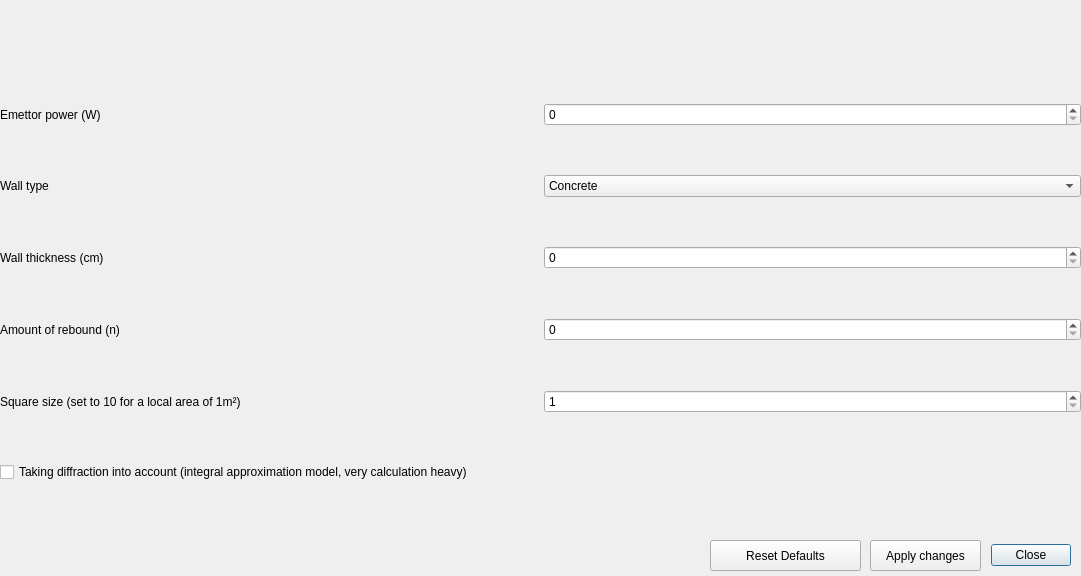
<?xml version="1.0" encoding="UTF-8"?>
<ui version="4.0">
 <class>settings</class>
 <widget class="QDialog" name="settings">
  <property name="geometry">
   <rect>
    <x>0</x>
    <y>0</y>
    <width>1081</width>
    <height>576</height>
   </rect>
  </property>
  <property name="windowTitle">
   <string>Dialog</string>
  </property>
  <widget class="QDialogButtonBox" name="okBox">
   <property name="geometry">
    <rect>
     <x>990</x>
     <y>540</y>
     <width>81</width>
     <height>31</height>
    </rect>
   </property>
   <property name="orientation">
    <enum>Qt::Horizontal</enum>
   </property>
   <property name="standardButtons">
    <set>QDialogButtonBox::Close</set>
   </property>
  </widget>
  <widget class="QWidget" name="gridLayoutWidget">
   <property name="geometry">
    <rect>
     <x>0</x>
     <y>60</y>
     <width>1081</width>
     <height>471</height>
    </rect>
   </property>
   <layout class="QGridLayout" name="gridLayout">
    <item row="1" column="1">
     <widget class="QLabel" name="label_6">
      <property name="text">
       <string>Emettor power (W)</string>
      </property>
     </widget>
    </item>
    <item row="2" column="2">
     <widget class="QComboBox" name="typeComboBox">
      <item>
       <property name="text">
        <string>Concrete</string>
       </property>
      </item>
      <item>
       <property name="text">
        <string>Bricks</string>
       </property>
      </item>
      <item>
       <property name="text">
        <string>Standard partition wall</string>
       </property>
      </item>
     </widget>
    </item>
    <item row="4" column="1">
     <widget class="QLabel" name="label_2">
      <property name="text">
       <string>Wall thickness (cm)</string>
      </property>
     </widget>
    </item>
    <item row="2" column="1">
     <widget class="QLabel" name="label">
      <property name="text">
       <string>Wall type</string>
      </property>
     </widget>
    </item>
    <item row="4" column="2">
     <widget class="QSpinBox" name="wallThickSpinBox">
      <property name="maximum">
       <number>500</number>
      </property>
     </widget>
    </item>
    <item row="5" column="1">
     <widget class="QLabel" name="label_3">
      <property name="text">
       <string>Amount of rebound (n)</string>
      </property>
     </widget>
    </item>
    <item row="5" column="2">
     <widget class="QSpinBox" name="reboundSpin">
      <property name="maximum">
       <number>3</number>
      </property>
     </widget>
    </item>
    <item row="6" column="2">
     <widget class="QSpinBox" name="discretSubBox">
      <property name="minimum">
       <number>1</number>
      </property>
      <property name="maximum">
       <number>30</number>
      </property>
     </widget>
    </item>
    <item row="6" column="1">
     <widget class="QLabel" name="label_4">
      <property name="text">
       <string>Square size (set to 10 for a local area of 1m²)</string>
      </property>
     </widget>
    </item>
    <item row="1" column="2">
     <widget class="QSpinBox" name="powerSpinBox">
      <property name="maximum">
       <number>1000</number>
      </property>
     </widget>
    </item>
    <item row="7" column="1">
     <widget class="QCheckBox" name="diffractBox">
      <property name="text">
       <string>Taking diffraction into account (integral approximation model, very calculation heavy)</string>
      </property>
      <property name="tristate">
       <bool>true</bool>
      </property>
     </widget>
    </item>
   </layout>
  </widget>
  <widget class="QPushButton" name="resetDefaultsButton">
   <property name="geometry">
    <rect>
     <x>710</x>
     <y>540</y>
     <width>151</width>
     <height>31</height>
    </rect>
   </property>
   <property name="text">
    <string>Reset Defaults</string>
   </property>
  </widget>
  <widget class="QPushButton" name="applyChangesButton">
   <property name="geometry">
    <rect>
     <x>870</x>
     <y>540</y>
     <width>111</width>
     <height>31</height>
    </rect>
   </property>
   <property name="text">
    <string>Apply changes</string>
   </property>
  </widget>
 </widget>
 <resources/>
 <connections>
  <connection>
   <sender>okBox</sender>
   <signal>accepted()</signal>
   <receiver>settings</receiver>
   <slot>accept()</slot>
   <hints>
    <hint type="sourcelabel">
     <x>248</x>
     <y>254</y>
    </hint>
    <hint type="destinationlabel">
     <x>157</x>
     <y>274</y>
    </hint>
   </hints>
  </connection>
  <connection>
   <sender>okBox</sender>
   <signal>rejected()</signal>
   <receiver>settings</receiver>
   <slot>reject()</slot>
   <hints>
    <hint type="sourcelabel">
     <x>316</x>
     <y>260</y>
    </hint>
    <hint type="destinationlabel">
     <x>286</x>
     <y>274</y>
    </hint>
   </hints>
  </connection>
 </connections>
</ui>
